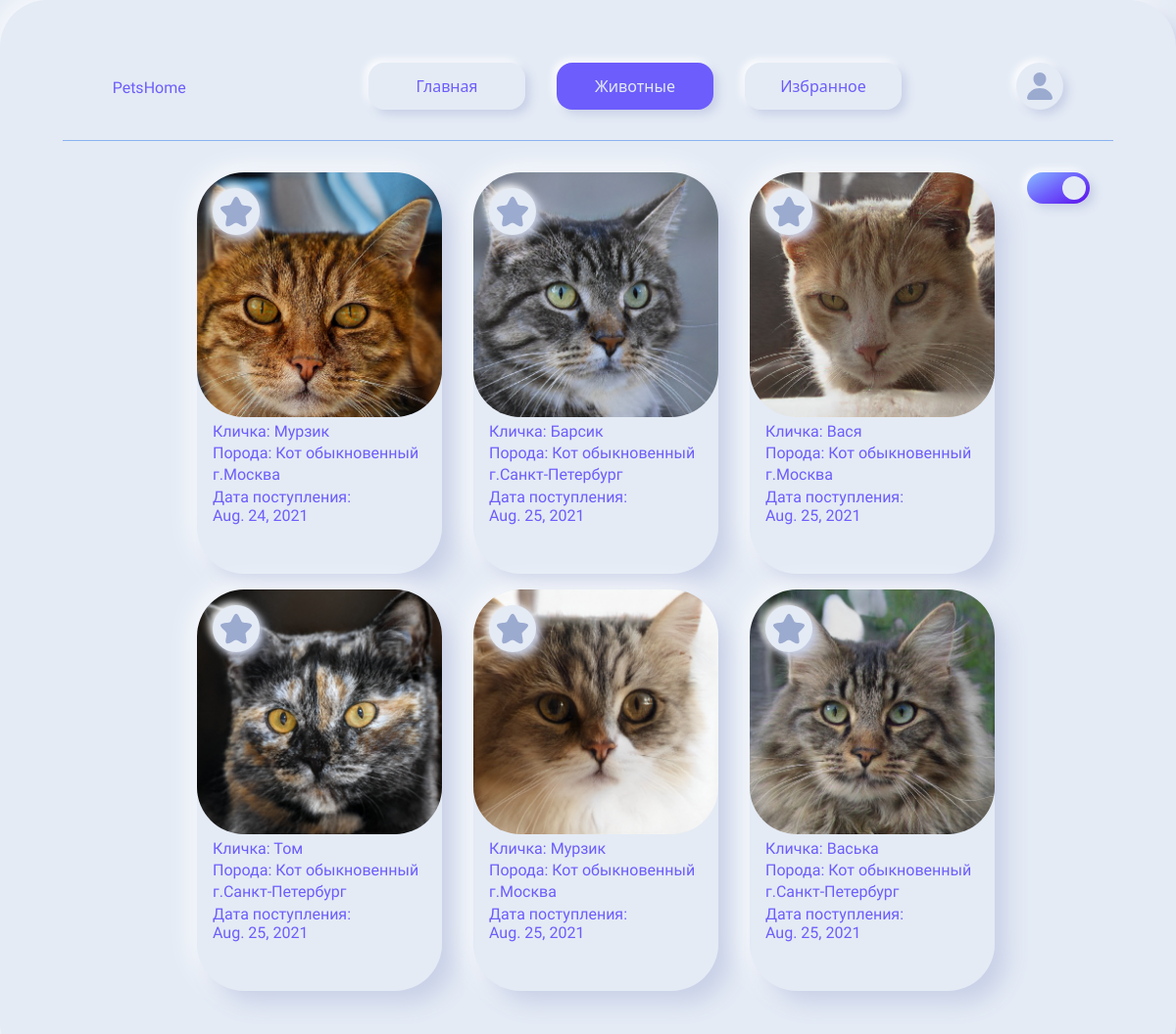
/pets/, run on the app's committed database.
### pets/models.py (models this page shows, shortened)
class Pet(models.Model):
    name = models.CharField(max_length=50)
    breed = models.ForeignKey(Breed, on_delete=models.CASCADE, blank=True)
    description = models.TextField()
    date = models.DateField()
    pet_view = models.ForeignKey(PetView, on_delete=models.CASCADE)
    photo = models.ImageField(upload_to='media/')
    city = models.ForeignKey(City, on_delete=models.CASCADE, blank=True)
    users = models.ManyToManyField(User, related_name='favorite_posts', blank=True, null=True)

class Breed(models.Model):
    breed_name = models.CharField(max_length=100)
    def __str__(self):
        return self.breed_name

class City(models.Model):
    city = models.CharField(max_length=50)
    def __str__(self):
        return self.city

### pets/views.py (the view)
# urls.py: path('pets/', PetsView.as_view(), name='pets'),
class PetsView(ListView):
    model = Pet
    template_name = 'pets_template.html'
    context_object_name = 'pets'

### pets/templates/pets_template.html (shortened to what this page needs)
{% extends 'index.html' %}
{% block styles %}
    {% load static %}
    <link rel="stylesheet" href="{% static 'css/pets_template.css' %}">
{% endblock styles %}
{% block content %}
    <div class="container">
        <div class="cards-container">
            {% for pet in pets %}
                    <div class="card">
                        <a href="{{ pet.pk }}">
                            <div class="card-image">
                                <img class="pet-image" src="{{ pet.photo.url }}" alt="" width="250" height="250">
                            </div>
                            <div class="card-name">
                                Кличка: {{ pet.name }}
                            </div>
                            <div class="card-breed">
                                Порода: {{ pet.breed }}
                            </div>
                            <div class="card-city">
                                г.{{ pet.city }}
                            </div>
                            <div class="card-date">
                                Дата поступления:<br>{{ pet.date }}
                            </div>
                        </a>
                        <div class="card-btn">
                        </div>
                    </div>
            {% endfor %}
        </div>
        <div class="switch__2">
            <label for="switch-2"></label>
        </div>
    </div>
{% endblock content %}

### pets/templates/index.html (shortened to what this page needs)
<!DOCTYPE html>
<html lang="ru">
<head>
    {% load static %}
    <link rel="stylesheet" href="{% static 'css/index.css' %}">
    {% block styles %}
    {% endblock styles %}
</head>
<body>
    <div class="container">
        <div class="components">
            <div class="header">
                <a href="/">
                    <div class="logo-container">
                        <p class="logo-text">PetsHome</p>
                    </div>
                </a>
                <div class="btns">
                    <a class="btn btn1" href="/">Главная</a>
                    <a class="btn btn2" href="../../pets/">Животные</a>
                    <a class="btn btn3" href="../../favorite/">Избранное</a>
                </div>
                <a class="profile-btn" href="../profile/">
                </a>
            </div>
            {% block content %}{% endblock content %}
        </div>
    </div>
</body>
</html>

### static/css/index.css (style rules this page uses)
* { margin: 0; padding: 0; box-sizing: border-box; font-family: "Segoe UI", Tahoma, Geneva, Verdana, sans-serif; }
html { background: var(--greyLight-1); font-size: 100%; }
:root { --primary-light: #8abdff; --primary: #6d5dfc; --primary-dark: #5b0eeb; --white: #FFFFFF; --greyLight-1: #E4EBF5; --greyLight-2: #c8d0e7; --greyLight-3: #bec8e4; --greyDark: #9baacf; }
.container { min-height: 100vh; display: flex; justify-content: center; align-items: center; font-family: "Poppins", sans-serif; background: var(--greyLight-1); }
.components { width: 75rem; min-height: 40rem; border-radius: 3rem; box-shadow: 0.8rem 0.8rem 1.4rem var(--greyLight-2), -0.2rem -0.2rem 1.8rem var(--white); padding: 4rem; display: flex; align-items: center; flex-direction: column; }
.header { width: 67em; height: 5em; display: flex; justify-content: space-around; border-bottom: 1px solid #8ab3f1; }
.logo-container { position: relative; width: 9em; height: 5em; }
.logo-text { font-family: "Rampart One", cursive; color: var(--primary); position: absolute; top: 1em; left: 0; }
.btns { display: flex; }
.btn { width: 10rem; height: 3rem; margin: 0 1em 0 1em; border-radius: 1rem; box-shadow: 0.3rem 0.3rem 0.6rem var(--greyLight-2), -0.2rem -0.2rem 0.5rem var(--white); justify-self: center; display: flex; align-items: center; justify-content: center; cursor: pointer; transition: 0.3s ease; text-decoration: none; color: var(--primary); }
.btn1 { background: var(--primary); color: var(--greyLight-1); pointer-events: none; }
.profile-btn { width: 3rem; height: 3rem; border-radius: 50%; box-shadow: 0.3rem 0.3rem 0.6rem var(--greyLight-2), -0.2rem -0.2rem 0.5rem var(--white); display: flex; justify-content: center; align-items: center; font-size: 2rem; cursor: pointer; fill: var(--greyDark); transition: all 0.5s ease; }
.profile-btn svg { width: 1em; height: 1em; }

### static/css/pets_template.css (style rules this page uses)
.btn2 { background: var(--primary); color: var(--greyLight-1); pointer-events: none; }
.btn1 { color: var(--primary); background: none; pointer-events: visible; }
.container { position: relative; }
.cards-container { margin-top: 2em; margin-left: 1em; width: 67em; min-height: 410px; display: flex; flex-wrap: wrap; justify-content: center; }
.card { position: relative; display: inline-block; margin: 0 1em 1em 1em; width: 250px; min-height: 410px; border-radius: 3rem; box-shadow: 0.8rem 0.8rem 1.4rem var(--greyLight-2), -0.2rem -0.2rem 1.8rem var(--white); transition: all 0.5s ease; }
.card a { text-decoration: none; }
.card-image { border-radius: 3rem; }
.pet-image { border-radius: 3rem; }
.card-name, .card-breed, .card-city, .card-date { font-family: "Rampart One", cursive; color: var(--primary); margin-left: 1em; margin-bottom: 0.2em; }
.card-btn { position: absolute; top: 0.5em; left: 0.5em; width: 3rem; height: 3rem; border-radius: 50%; box-shadow: 0.3rem 0.3rem 0.6rem var(--greyLight-2), -0.2rem -0.2rem 0.5rem var(--white); display: flex; justify-content: center; align-items: center; font-size: 2rem; cursor: pointer; color: var(--greyDark); background: var(--greyLight-1); transition: all 0.5s ease; }
.card-btn svg { transition: all 0.5s ease; width: 1em; height: 1em; fill: var(--greyDark); }
.switch__2 { width: 6rem; position: absolute; top: 2em; right: 0; }
.switch__2 label { display: flex; align-items: center; width: 4rem; height: 2rem; box-shadow: 0.3rem 0.3rem 0.6rem var(--greyLight-2), -0.2rem -0.2rem 0.5rem var(--white); background: rgba(255, 255, 255, 0); position: relative; cursor: pointer; border-radius: 1.6rem; }
.switch__2 label::after { content: ""; position: absolute; left: 0.4rem; width: 1.5rem; height: 1.5rem; border-radius: 50%; background: var(--greyDark); transition: all 0.4s ease; }
.switch__2 label::before { content: ""; width: 100%; height: 100%; border-radius: inherit; background: linear-gradient(330deg, var(--primary-dark) 0%, var(--primary) 50%, var(--primary-light) 100%); opacity: 0; transition: all 0.4s ease; }
.switch__2 input:checked ~ label::before { opacity: 1; }
.switch__2 input:checked ~ label::after { left: 57%; background: var(--greyLight-1); }

### data on the page
Pet: photo (picture), name "Мурзик", breed "Кот обыкновенный", city "Москва", date "Aug. 24, 2021"
Pet: photo (picture), name "Барсик", breed "Кот обыкновенный", city "Санкт-Петербург", date "Aug. 25, 2021"
Pet: photo (picture), name "Вася", breed "Кот обыкновенный", city "Москва", date "Aug. 25, 2021"
Pet: photo (picture), name "Том", breed "Кот обыкновенный", city "Санкт-Петербург", date "Aug. 25, 2021"
Pet: photo (picture), name "Мурзик", breed "Кот обыкновенный", city "Москва", date "Aug. 25, 2021"
Pet: photo (picture), name "Васька", breed "Кот обыкновенный", city "Санкт-Петербург", date "Aug. 25, 2021"
